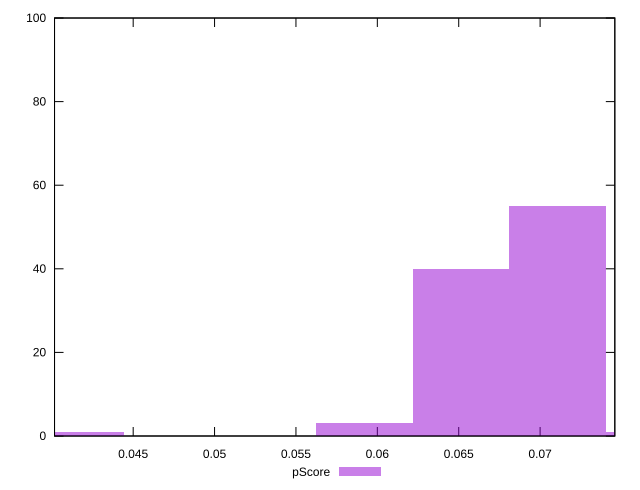

This figure's gnuplot source:
reset

$pScore <<EOF
0.04145520191235272 1
0.07106606042117608 55
0.06514388871941142 40
0.07698823212294076 1
0.05922171701764674 3
EOF

set key outside below
set boxwidth 0.005922171701764674
set xrange [0.04016797193725813:0.0745906056637839]
set yrange [0:100]
set trange [0:100]
set style fill transparent solid 0.5 noborder
set terminal svg size 640, 490 enhanced background rgb 'white'
set output "report_00016_2021-02-10T13-31-48.338Z/largest-contentful-paint/samples/pages+cached+noadtech+nomedia/pScore/histogram.svg"

plot $pScore title "pScore" with boxes

reset
